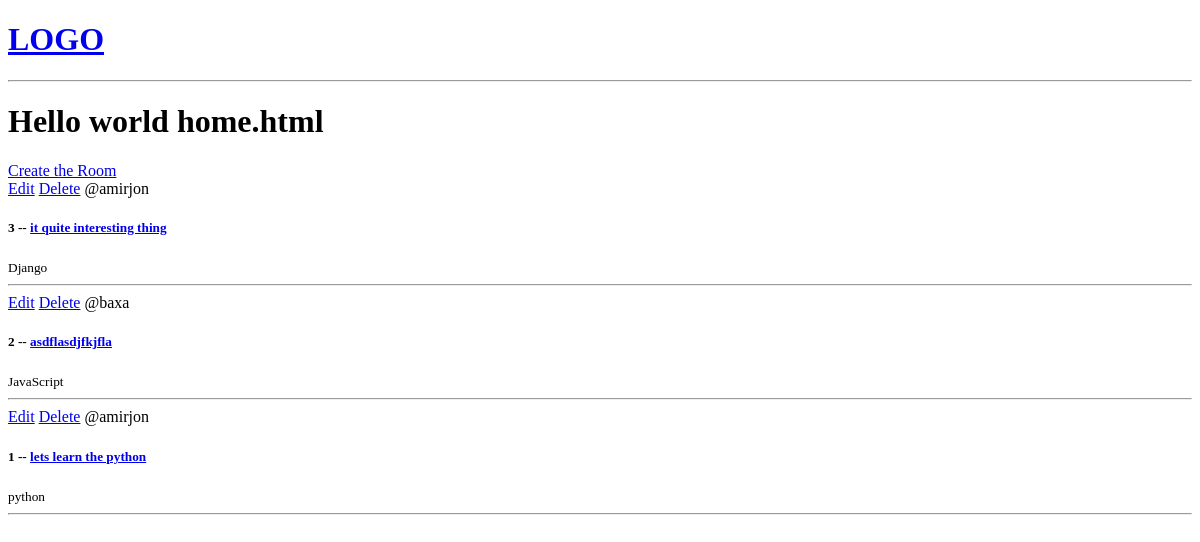
The app's page /, older data.
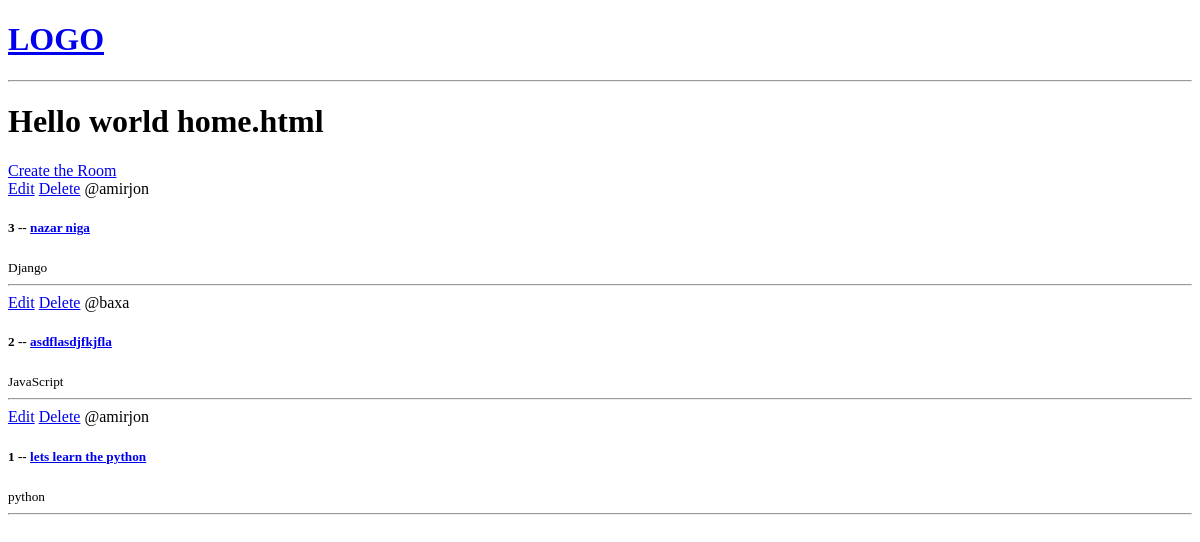
The same page, newer data.
### base/models.py (models this page shows, shortened)
class Room(models.Model):
    host = models.ForeignKey(User, on_delete=models.SET_NULL, null=True)
    topic = models.ForeignKey(Topic, on_delete=models.SET_NULL, null=True)
    name = models.CharField(max_length = 200)
    description = models.TextField(null=True, blank=True)
    updated = models.DateField(auto_now=True)
    created = models.DateTimeField(auto_now_add=True)
    class Meta:
        ordering = ['-updated', '-created']

class Topic(models.Model):
    name = models.CharField(max_length = 200)

### base/views.py (the view)
# urls.py: path('', views.home, name="home"),
def home(request):
    rooms = Room.objects.all()
    context = {'rooms': rooms}
    return render(request, 'base/home.html', context)

### base/templates/base/home.html
{% extends 'main.html' %}
{% block content %}
<h1>Hello world home.html</h1>
<div>
    <a href="{% url 'create-room' %}">Create the Room</a>
    <div>
        {% for room in rooms  %}
            <div>
                <a href="{% url 'update-room' room.id %}">Edit</a>
                <a href="{% url 'delete-room' room.id %}">Delete</a>
                <span>@{{room.host.username}}</span>
                <h5>{{room.id}} -- <a href="{% url 'room' room.id %}">{{room.name}}</a></h5>
                <small>{{room.topic.name}}</small>
                <hr>
            </div>
        {% endfor %}
    </div>
</div>
{% endblock content %}

Row changes from the older to the newer data that the page shows:
changed Room "Django": name "it quite interesting thing" → "nazar niga"
